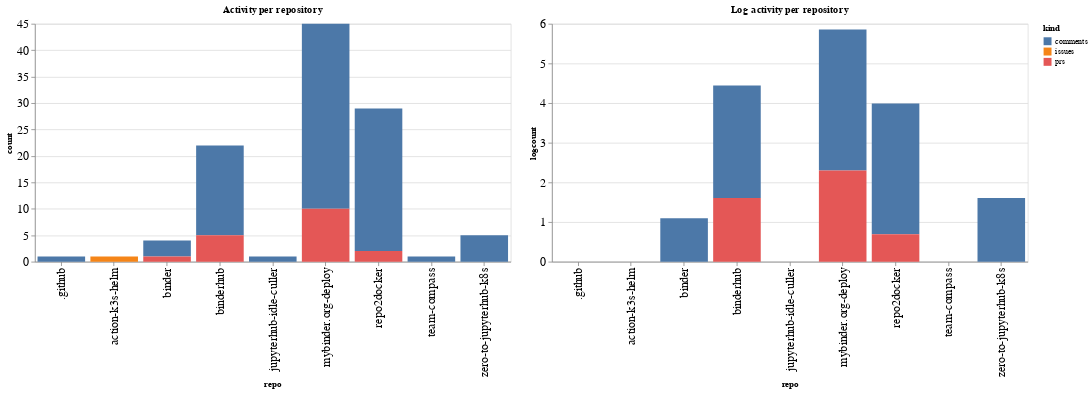

This figure's notebook cell:
### Code cell
ch1 = alt.Chart(repo_summaries, width=600, title="Activity per repository").mark_bar().encode(
    x='repo',
    y='count',
    color='kind',
    tooltip="kind"
)

ch2 = alt.Chart(repo_summaries, width=600, title="Log activity per repository").mark_bar().encode(
    x='repo',
    y='logcount',
    color='kind',
    tooltip="kind"
)

ch1 | ch2

### Figure 1 — Vega-Lite specification as saved in the notebook (floating-point values rounded to 4 significant figures)
{"config": {"axisLeft": {"labelFontSize": 15}, "axisBottom": {"labelFontSize": 15}}, "hconcat": [{"mark": "bar", "encoding": {"color": {"type": "nominal", "field": "kind"}, "tooltip": {"type": "nominal", "field": "kind"}, "x": {"type": "nominal", "field": "repo"}, "y": {"type": "quantitative", "field": "count"}}, "title": "Activity per repository", "width": 600}, {"mark": "bar", "encoding": {"color": {"type": "nominal", "field": "kind"}, "tooltip": {"type": "nominal", "field": "kind"}, "x": {"type": "nominal", "field": "repo"}, "y": {"type": "quantitative", "field": "logcount"}}, "title": "Log activity per repository", "width": 600}], "data": {"name": "data-466c155dd5a7ad7d4530e16c419236f8"}, "$schema": "https://vega.github.io/schema/vega-lite/v4.8.1.json", "datasets": {"data-466c155dd5a7ad7d4530e16c419236f8": [{"repo": ".github", "kind": "comments", "count": 1, "logcount": 0.0}, {"repo": "action-k3s-helm", "kind": "issues", "count": 1, "logcount": 0.0}, {"repo": "binder", "kind": "comments", "count": 3, "logcount": 1.099}, {"repo": "binder", "kind": "prs", "count": 1, "logcount": 0.0}, {"repo": "binderhub", "kind": "comments", "count": 17, "logcount": 2.833}, {"repo": "binderhub", "kind": "prs", "count": 5, "logcount": 1.609}, {"repo": "jupyterhub-idle-culler", "kind": "comments", "count": 1, "logcount": 0.0}, {"repo": "mybinder.org-deploy", "kind": "comments", "count": 35, "logcount": 3.555}, {"repo": "mybinder.org-deploy", "kind": "prs", "count": 10, "logcount": 2.303}, {"repo": "repo2docker", "kind": "comments", "count": 27, "logcount": 3.296}, {"repo": "repo2docker", "kind": "prs", "count": 2, "logcount": 0.6931}, {"repo": "team-compass", "kind": "comments", "count": 1, "logcount": 0.0}, {"repo": "zero-to-jupyterhub-k8s", "kind": "comments", "count": 5, "logcount": 1.609}]}}
